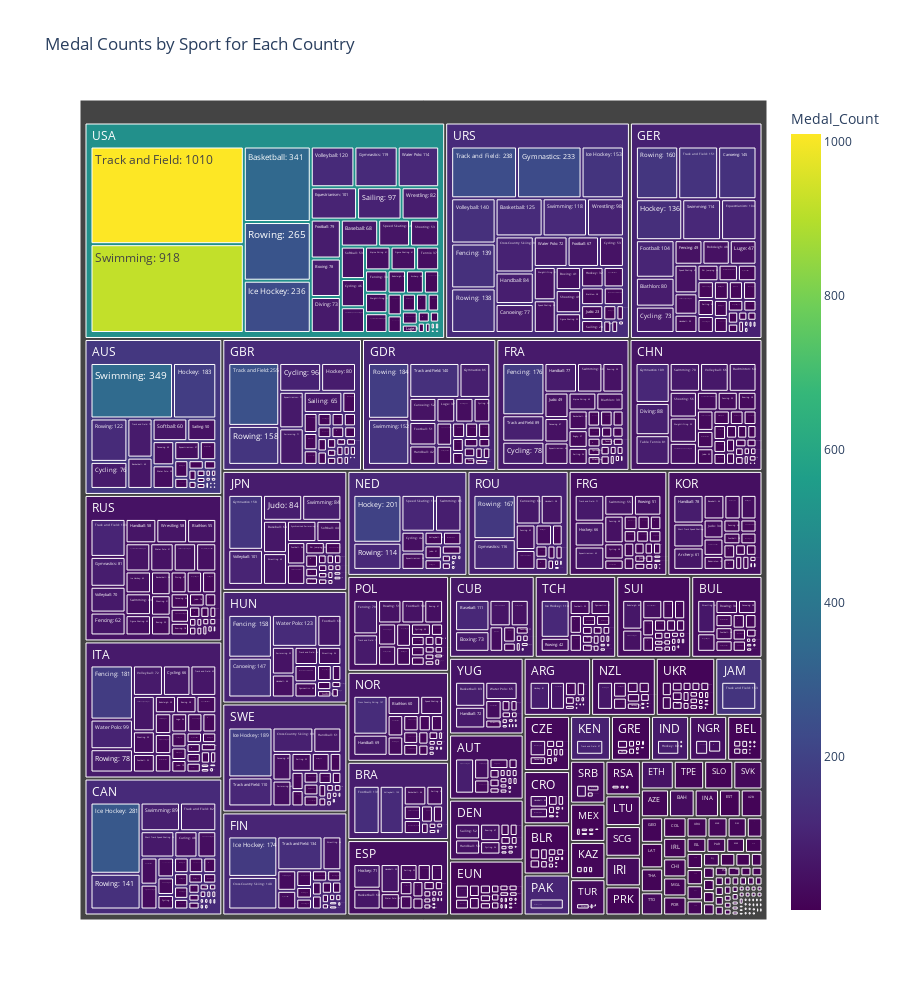

The code cell stored with this chart in its notebook:
### Markdown cell above
# Medal Count Per Sport for Each Country Tree Map

### Code cell
import plotly.express as px

# Filter the dataset to only include medal winners
medals_df = df.dropna(subset=['Medal'])

# Calculate the medal count by country and sport
medal_counts = medals_df.groupby(['NOC', 'Sport'])['Medal'].count().reset_index()

# Rename columns for better readability in the treemap
medal_counts.rename(columns={'NOC': 'Country', 'Sport': 'Sport', 'Medal': 'Medal_Count'}, inplace=True)

# Create the treemap
fig = px.treemap(medal_counts, path=['Country', 'Sport'], values='Medal_Count',
                 title='Medal Counts by Sport for Each Country',
                 color_continuous_scale='viridis',
                 color='Medal_Count',
                 custom_data=['Sport', 'Medal_Count'])

# Update hover and text templates to show the number of medals for each sport
fig.update_traces(hovertemplate='Country: %{label}<br>Sport: %{customdata[0]}<br>Medal Count: %{customdata[1]}',
                  texttemplate='%{customdata[0]}: %{customdata[1]}')

fig.update_layout(height=1000)
fig.show()

### Figure 1 — Plotly figure (JSON) as saved in the notebook; plotly's stock layout.template omitted (floating-point values rounded to 4 significant figures; data arrays with more than 128 entries replaced by an {"elided": "..."} marker saying what was removed)
{"data": [{"branchvalues": "total", "customdata": {"elided": "1456x2 mixed values"}, "domain": {"x": [0, 1], "y": [0, 1]}, "hovertemplate": "Country: %{label}<br>Sport: %{customdata[0]}<br>Medal Count: %{customdata[1]}", "ids": {"elided": "1456 str values"}, "labels": {"elided": "1456 str values"}, "marker": {"coloraxis": "coloraxis", "colors": {"elided": "1456 float values"}}, "name": "", "parents": {"elided": "1456 str values"}, "texttemplate": "%{customdata[0]}: %{customdata[1]}", "type": "treemap", "values": {"elided": "1456 int values"}}], "layout": {"coloraxis": {"colorbar": {"title": {"text": "Medal_Count"}}, "colorscale": [[0, "#440154"], [0.1111, "#482878"], [0.2222, "#3e4989"], [0.3333, "#31688e"], [0.4444, "#26828e"], [0.5556, "#1f9e89"], [0.6667, "#35b779"], [0.7778, "#6ece58"], [0.8889, "#b5de2b"], [1, "#fde725"]]}, "height": 1000, "legend": {"tracegroupgap": 0}, "title": {"text": "Medal Counts by Sport for Each Country"}}}
